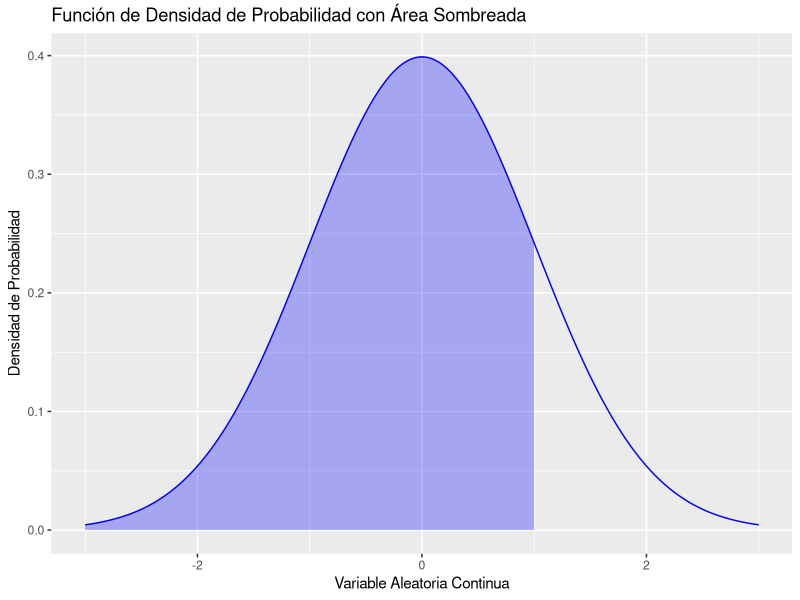

Source code (R):
## ---- chunk 1
# Instala ggplot2 si aún no lo tienes instalado
# install.packages("ggplot2")

# Carga la librería ggplot2
library(ggplot2)

# Valor hasta el cual deseas sombrear el área bajo la curva
valor_limite <- 1

# Crea una secuencia de valores para el eje x
x <- seq(-3, 3, length = 1000)

# Calcula la función de densidad de probabilidad (PDF) para la distribución normal estándar
pdf <- dnorm(x)

# Crea un marco de datos con los valores de x y PDF
data <- data.frame(x, pdf)

# Crea el gráfico del área bajo la curva hasta el valor límite
ggplot(data, aes(x = x, y = pdf)) +
  geom_line(color = "blue") +  # Línea de la PDF completa
  geom_area(data = subset(data, x <= valor_limite), fill = "blue", alpha = 0.3) +  # Área sombreada hasta el valor límite
  xlab("Variable Aleatoria Continua") +
  ylab("Densidad de Probabilidad") +
  ggtitle("Función de Densidad de Probabilidad con Área Sombreada")

## ---- chunk 2
punif(2.8,min=2.5,max=3.5)
## ---- chunk 3
1-punif(3.3,min=2.5,max=3.5)

punif(3.3,min=2.5,max=3.5,lower.tail = FALSE)
## ---- chunk 4
qunif(0.5,min=2.5,max=3.5)
## ---- chunk 5
qunif(0.75,min=2.5,max=3.5)
